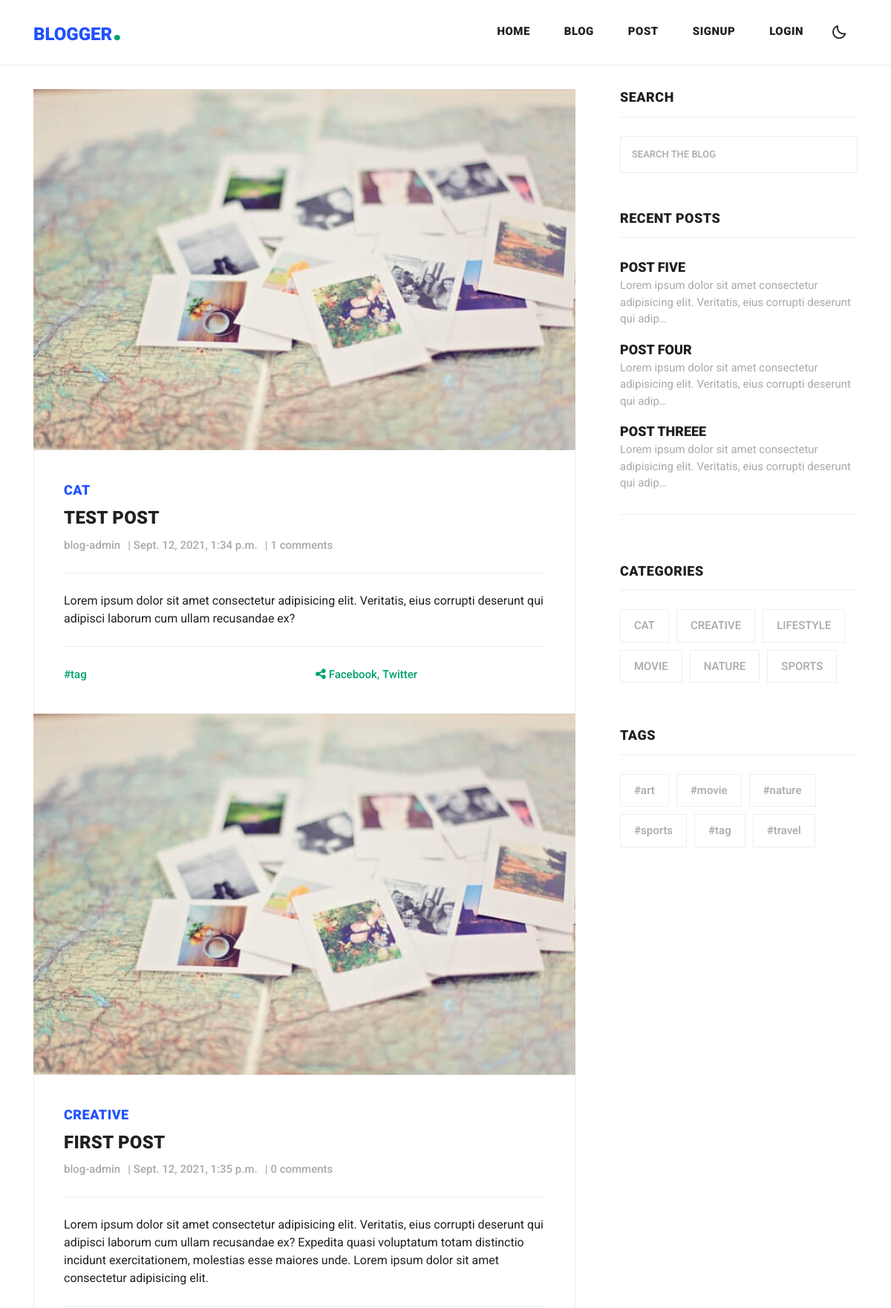
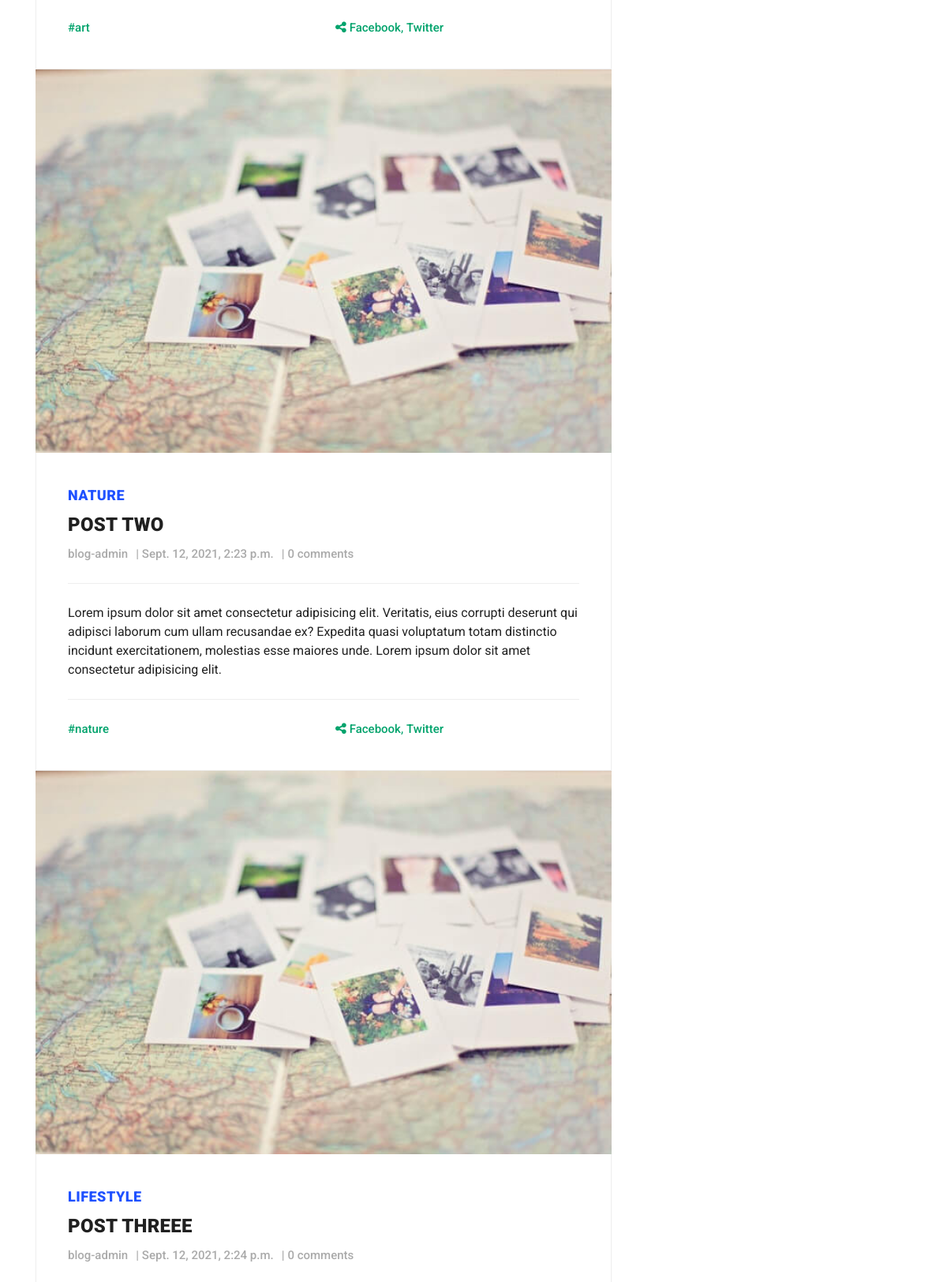
Screenshot of /blog/ (upper part) with the database file from the repository (2 pictures, top to bottom).
### posts/models.py (models this page shows, shortened)
class Post(models.Model):
    title = models.CharField(max_length=100)
    timestamp = models.DateTimeField(auto_now_add=True)
    content = models.TextField()
    author = models.ForeignKey(Author, on_delete=models.CASCADE)
    thumbnail = models.ImageField()
    categories = models.ManyToManyField(Category)
    tags=models.ManyToManyField(Tag)
    previous_post = models.ForeignKey(
        'self', related_name='previous', on_delete=models.SET_NULL, blank=True, null=True)
    next_post = models.ForeignKey(
        'self', related_name='next', on_delete=models.SET_NULL, blank=True, null=True)
    def get_absolute_url(self):
        return reverse('post-detail', kwargs={
            'pk': self.pk
        })

class Category(models.Model):
    title = models.CharField(max_length=20)
    def __str__(self):
        return self.title

class Tag(models.Model):
    title = models.CharField(max_length=20)
    def __str__(self):
        return self.title

### accounts/models.py (models this page shows)
class Author(models.Model):
    user = models.OneToOneField(User, on_delete=models.CASCADE)
    picture = models.ImageField()
    def __str__(self):
        return self.user.username

### posts/views.py (the view)
# urls.py: path('blog/', PostListView.as_view(), name='post-list'),
class PostListView(ListView):
    model = Post
    template_name = 'blog.html'
    context_object_name = 'post'
    paginate_by = 1
    def get_context_data(self, **kwargs):
        category_count = get_category_count()
        tag_count = get_tag_count()
        most_recent = Post.objects.order_by('-timestamp')[:3]
        context = super().get_context_data(**kwargs)
        context['posts']= Post.objects.all()
        context['most_recent'] = most_recent
        context['page_request_var'] = "page"
        context['category_count'] = category_count
        context['tag_count'] = tag_count
        return context

### posts/views.py (called while the page is built)
def get_category_count():
    context = Post \
        .objects \
        .values('categories__title') \
        .annotate(Count('categories__title'))
    return context

def get_tag_count():
    context = Post \
        .objects \
        .values('tags__title') \
        .annotate(Count('tags__title'))
    return context

### templates/blog.html (shortened to what this page needs)
{% extends 'base.html' %}
{% load static %}
{% block content %}
<section class="blog-posts">
	<div class="container">
	  <div class="row">
		<div class="col-lg-8">
		  <div class="all-blog-posts">
			<div class="row">
			  {% for post in posts %}
			  <div class="col-lg-12">
				<div class="blog-post">
				  <div class="blog-thumb">
					<a href="{{ post.get_absolute_url }}"><img src="{{ post.thumbnail.url }}" alt=""></a>
				  </div>
				  <div class="down-content">
					{% for cat in post.categories.all %}
					<span>{{ cat }}</span>
					{% endfor %}
					<a href="{{ post.get_absolute_url }}"><h4>{{ post.title }}</h4></a>
					<div class="post-info">
					  <a href="#">{{ post.author }}</a>
					  <a href="#">{{ post.timestamp }}</a>
					  <a href="#">{{ post.comments.count}} comments</a>
					</div>
					<p>{{ post.content }}</p>
					<div class="post-options">
					  <div class="row">
						<div class="col-6">
						  <div class="post-tags">
							{% for tag in post.tags.all %}
							<a href="#">{{ tag }}</a></li>
							{% endfor %}
						  </div>
						</div>
						<div class="col-6">
						  <div class="post-share">
							<i class="fa fa-share-alt"></i>
							<a href="#">Facebook</a>,
							<a href="#"> Twitter</a>
						  </div>
						</div>
					  </div>
					</div>
				  </div>
				</div>
			  </div>
			  {% endfor %}
			</div>
		  </div>
		</div>
		{% include 'sidebar.html' with most_recent=most_recent category_count=category_count tag_count=tag_count %}
	  </div>
	</div>
  </section>
{% endblock content %}

### templates/sidebar.html (shortened to what this page needs)
<aside class="col-lg-4">
    <div class="sidebar">
        <div class="row">
          <div class="col-lg-12 ">
            <div class="sidebar-item search">
              <div class="sidebar-heading">
                <h2>Search</h2>
              </div>
              <form id="search_form" name="gs" method="GET" action="{% url 'search' %}">
                <input type="text" name="q" class="searchText" placeholder="Search the blog"
                        autocomplete="on">
              </form>
            </div>
          </div>
          <div class="col-lg-12">
            <div class="sidebar-item recent-posts">
              <div class="sidebar-heading">
                <h2>Recent Posts</h2>
              </div>
              <div class="content blog-posts">
                {% for post in most_recent %}
                <div>
                  <a href="{{ post.get_absolute_url }}">
                    <h5 style="text-decoration: none;">{{ post.title }}</h5>
                    <span>{{ post.content|truncatechars:100 }}</span>
                  </a>
                </div>
                {% endfor %}
              </div>
            </div>
          </div>
          <div class="col-lg-12">
            <div class="sidebar-item cats">
              <div class="sidebar-heading">
                <h2>Categories</h2>
              </div>
              <div class="content">
                <div class="item">
                  {% for cat in category_count %}
                  <span><a href="#" style="text-decoration: none;">{{ cat.categories__title }}</a></span>
                  {% endfor %}
                </div>
              </div>
            </div>
          </div>
          <div class="col-lg-12">
              <div class="sidebar-item tags">
                <div class="sidebar-heading widget categories">
                  <h2>Tags</h2>
                </div>
                <div class="content">
                  <div class="item">
                    {% for tag in tag_count %}
                    <span><a href="#" style="text-decoration: none;" >{{ tag.tags__title }}</a></span>
                    {% endfor %}
                  </div>
                </div>
              </div>
            </div>
        </div>
      </div>
</aside>

### templates/header.html (style rules this page uses)
* { margin: 0; padding: 0; box-sizing: border-box; font-family: 'Poppins', sans-serif; transition: all 0.4s ease;; }
:root { --body-color: #ffffff; --nav-color: #ffffff; --text-color:#202020; }
body { height: 100vh; background-color: var(--body-color); }

### templates/sidebar.html (style rules this page uses)
* { font-family: 'Roboto', sans-serif; }
.sidebar { margin-left: 30px; }
.sidebar .sidebar-item { margin-top: 50px; }
.sidebar .search { margin-top: 0px; }
.sidebar .sidebar-heading h2 { font-size: 18px; text-transform: uppercase; font-weight: 900; letter-spacing: 0.5px; color: var(--text-color); border-bottom: 1px solid #eee; padding-bottom: 15px; margin-bottom: 25px; }
.sidebar .search input { width: 100%; height: 50px; border: 1px solid #eee; font-size: 13px; text-transform: uppercase; font-weight: 500; color: #7a7a7a; outline: none; padding: 0px 15px; }
.sidebar .search input::placeholder { color: #aaa; }
.sidebar .recent-posts { margin-bottom: 15px; padding-bottom: 15px; border-bottom: 1px solid #eee; }
.sidebar .recent-posts h5 { font-size: 18px; font-weight: 900; color: var(--text-color); line-height: 30px; transition: all 0.3s; }
.sidebar .recent-posts span { display: inline-block; font-size: 15px; color: #aaa; margin-top: -10px; margin-bottom: 15px; }
.sidebar .categories { margin-bottom: 15px; }
.sidebar .cats span { margin-right: 6px; display: inline-block; }
.sidebar .cats span { margin-bottom: 10px; display: inline-block; }
.sidebar .cats span a { font-size: 15px; font-weight: 500; color: #aaa; display: inline-block; border: 1px solid #eee; padding: 10px 18px; transition: all .3s; }
.sidebar .tags span { margin-right: 6px; display: inline-block; }
.sidebar .tags span { margin-bottom: 10px; display: inline-block; }
.sidebar .tags span a { font-size: 15px; font-weight: 500; color: #aaa; display: inline-block; border: 1px solid #eee; padding: 10px 18px; transition: all .3s; }

### templates/blog.html (style rules this page uses)
* { font-family: 'Roboto', sans-serif; }
.blog-posts { margin-top: 20px; }
.blog-posts .blog-thumb img { width: 100%; overflow: hidden; }
.blog-posts .down-content { padding: 40px; border-right: 1px solid #eee; border-left: 1px solid #eee; border-bottom: 1px solid #eee; }
.blog-posts .down-content span { font-size: 18px; text-transform: uppercase; text-decoration: none; letter-spacing: 0.5px; font-weight: 900; color: #1F51FF; }
.blog-posts .down-content h4 { font-size: 24px; text-transform: capitalize; letter-spacing: 0.5px; font-weight: 900; color: var(--text-color); margin: 10px 0px 10px 0px; }
.blog-posts .down-content .post-info { display: inline-block; margin-right: 10px; }
.blog-posts .down-content .post-info :after { content: '|'; color: #aaa; margin-left: 10px; }
.blog-posts .down-content h4 { font-size: 24px; letter-spacing: 0.25px; }
.blog-posts .down-content .post-info :last-child::after { display: none; }
.blog-posts .down-content .post-info a { font-size: 15px; color: #aaa; font-weight: 500; transition: all .3s; }
.blog-posts .down-content p { padding: 25px 0px; margin: 25px 0px; color: var(--text-color); border-top: 1px solid #eee; border-bottom: 1px solid #eee; }
.blog-posts .down-content .post-share { text-align: right; }
.blog-posts .down-content .post-tags , .blog-posts .down-content .post-share { display: inline-block; }
.blog-posts .down-content .post-tags , .blog-posts .down-content .post-share { color: #00A36C; }
.blog-posts .down-content .post-tags a, .blog-posts .down-content .post-share a { font-size: 15px; color:#00A36C; font-weight: 500; transition: all .3s; }

### rows the page displays
Post: thumbnail (picture), title "TEST POST", author "blog-admin", timestamp "Sept. 12, 2021, 1:34 p.m.", comments.count "1", content "Lorem ipsum dolor sit amet consectetur adipisicing elit. Veritatis, eius corrupti deserunt qui adipisci laborum cum ullam recusandae ex?"
Category: title "CAT"
Tag: title "#tag"
Post: thumbnail (picture), title "FIRST POST", author "blog-admin", timestamp "Sept. 12, 2021, 1:35 p.m.", comments.count "0", content "Lorem ipsum dolor sit amet consectetur adipisicing elit. Veritatis, eius corrupti deserunt qui adipisci laborum cum ullam recusandae ex? Expedita quasi voluptatum totam distinctio incidunt exercitationem, molestias esse maiores unde. Lorem ipsum dolor sit amet consectetur adipisicing elit."
Category: title "CREATIVE"
Tag: title "#art"
Post: thumbnail (picture), title "POST TWO", author "blog-admin", timestamp "Sept. 12, 2021, 2:23 p.m.", comments.count "0", content "Lorem ipsum dolor sit amet consectetur adipisicing elit. Veritatis, eius corrupti deserunt qui adipisci laborum cum ullam recusandae ex? Expedita quasi voluptatum totam distinctio incidunt exercitationem, molestias esse maiores unde. Lorem ipsum dolor sit amet consectetur adipisicing elit."
Category: title "NATURE"
Tag: title "#nature"
Post: thumbnail (picture), title "POST THREEE", author "blog-admin", timestamp "Sept. 12, 2021, 2:24 p.m.", comments.count "0", content "Lorem ipsum dolor sit amet consectetur adipisicing elit. Veritatis, eius corrupti deserunt qui adip…"
Category: title "LIFESTYLE"
Post: title "POST FIVE", content "Lorem ipsum dolor sit amet consectetur adipisicing elit. Veritatis, eius corrupti deserunt qui adip…"
Post: title "POST FOUR", content "Lorem ipsum dolor sit amet consectetur adipisicing elit. Veritatis, eius corrupti deserunt qui adip…"

### other values shown
{{ cat.categories__title }} "CAT" "CREATIVE" "LIFESTYLE" "MOVIE" "NATURE" "SPORTS"
{{ tag.tags__title }} "#art" "#movie" "#nature" "#sports" "#tag" "#travel"
